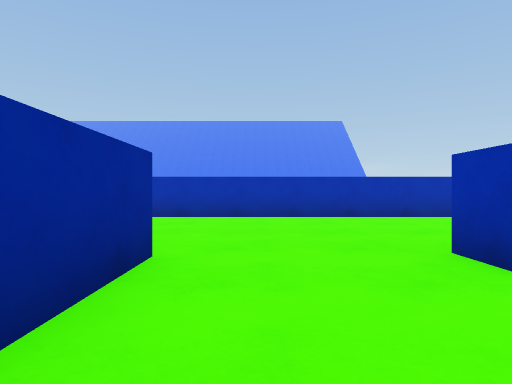
view 1 (above)

24 first-person views from a walk through a 3-D level made in the Unity game engine. The camera is 0.62 m above the floor, looks level and sees 75° across. The floor is counted in squares, 1 m on a side. Each view is taken from the middle of a square. On the plan, view 1 faces up. The plan holds only what a view shows up to about 10 squares ahead; the rest is blank. The place goes on beyond the plan. The player character is not drawn.

view 2
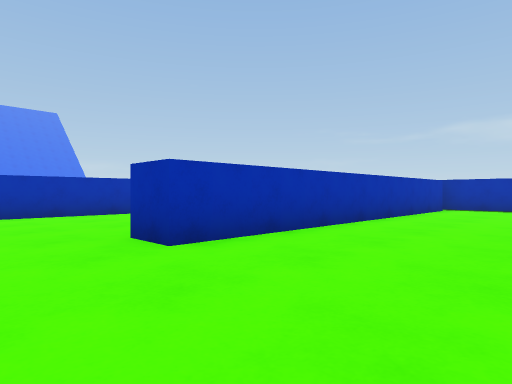

view 3
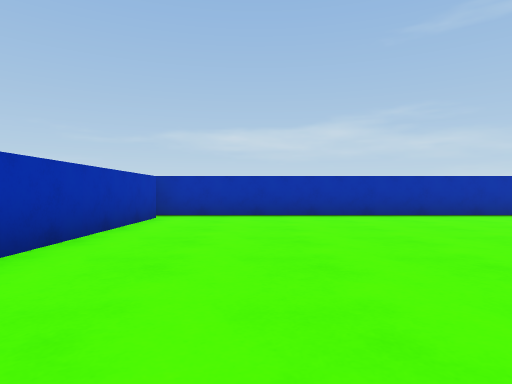

view 4
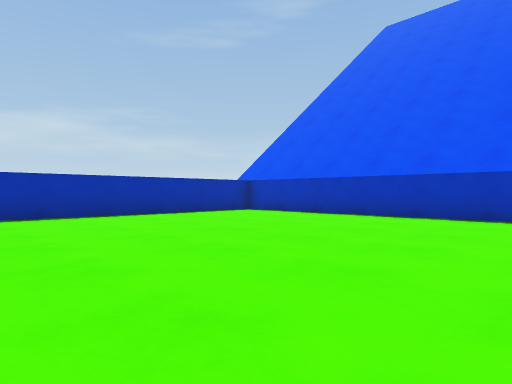

view 5
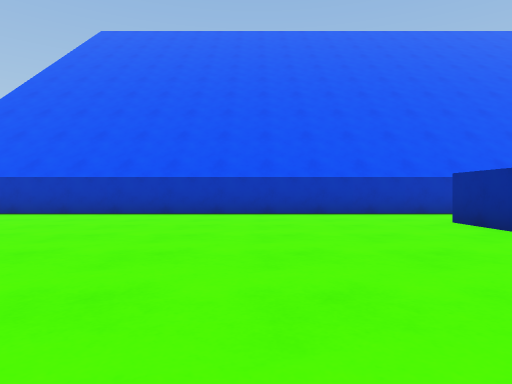

view 6
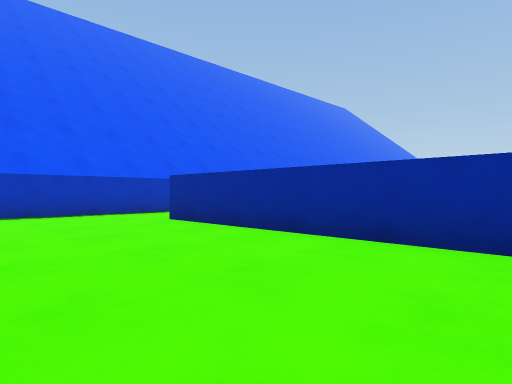

view 7
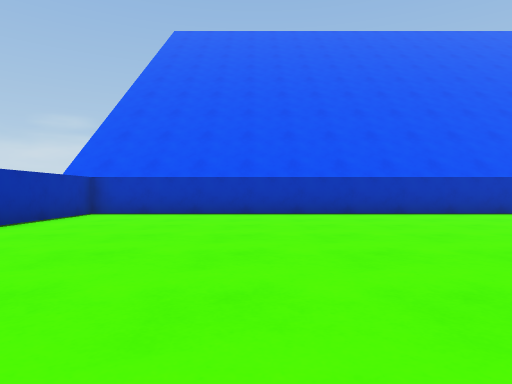

view 8
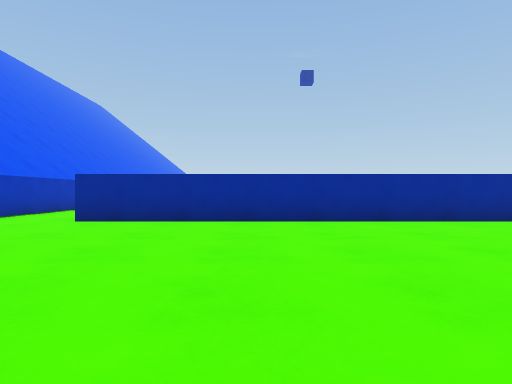

view 9
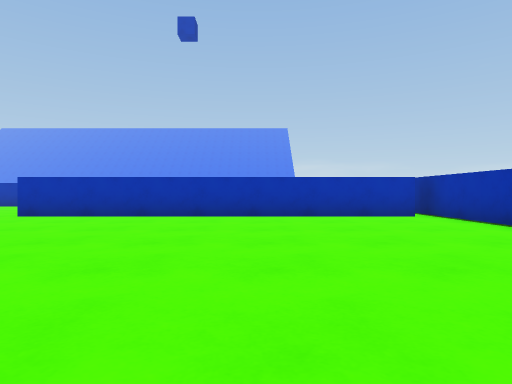

view 10
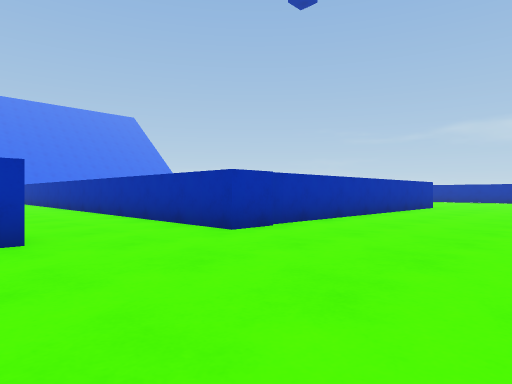

view 11
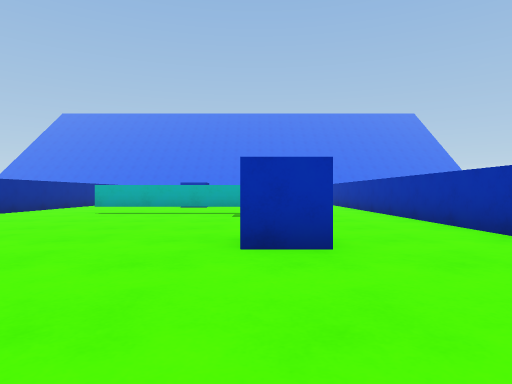

view 12
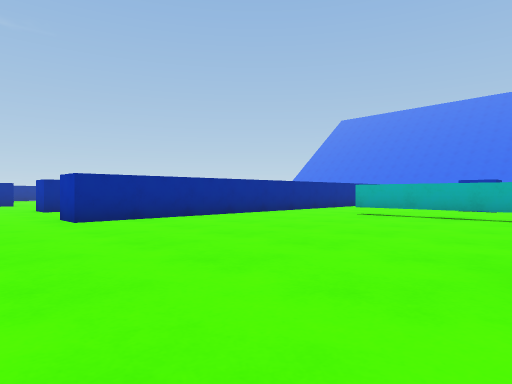

view 13
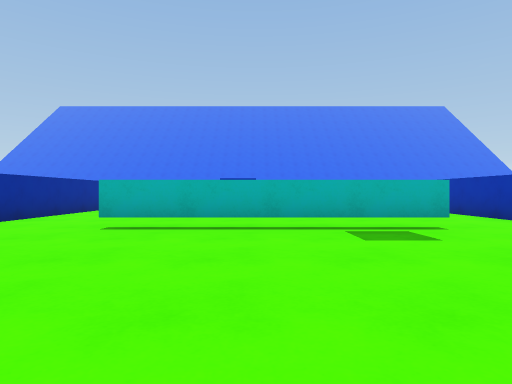

view 14
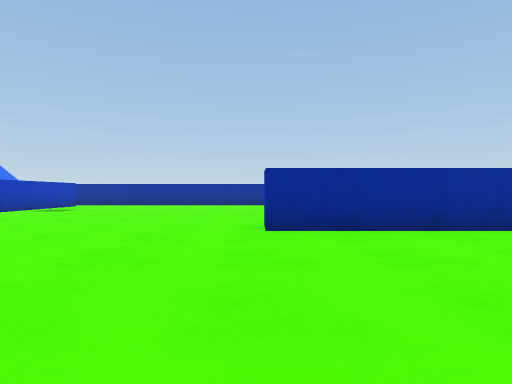

view 15
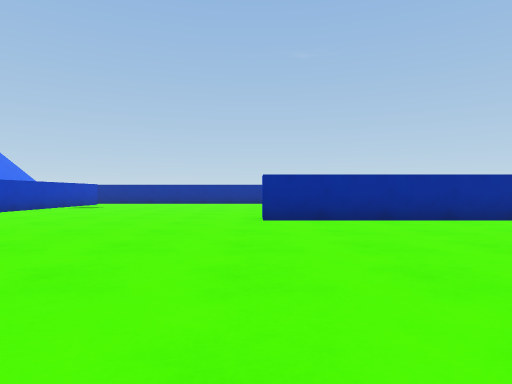

view 16
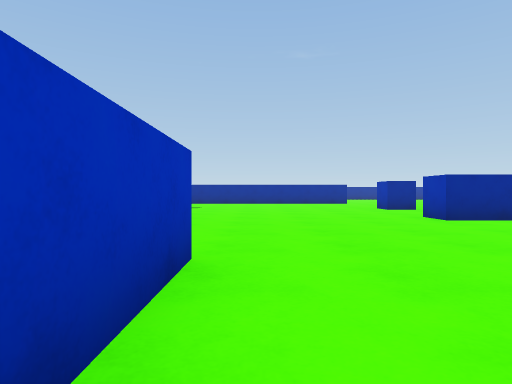

view 17
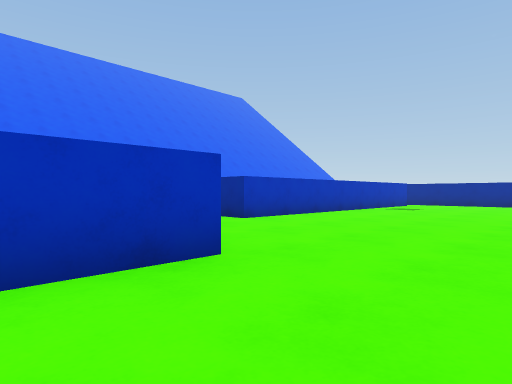

view 18
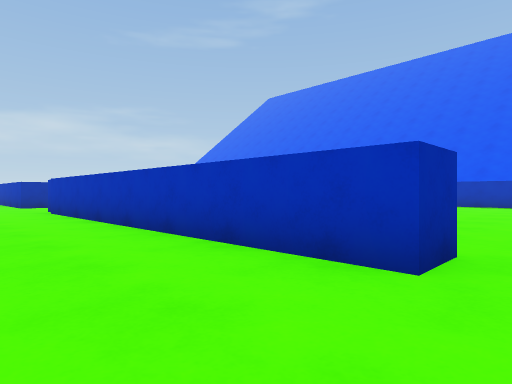

view 19
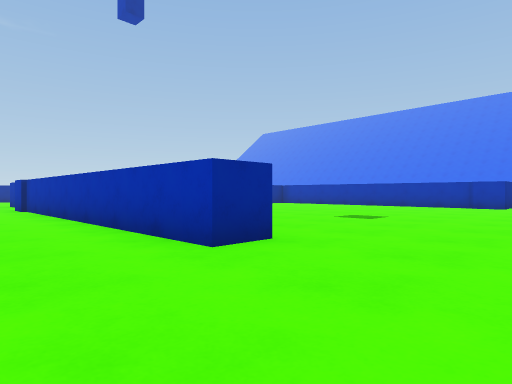

view 20
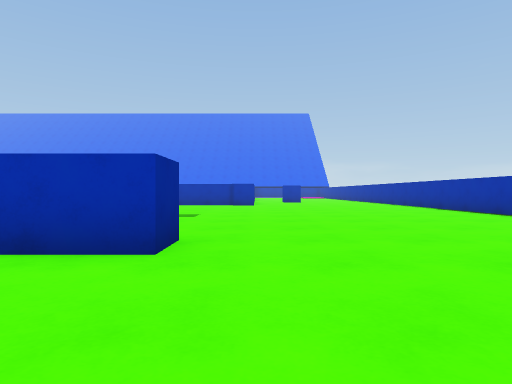

view 21
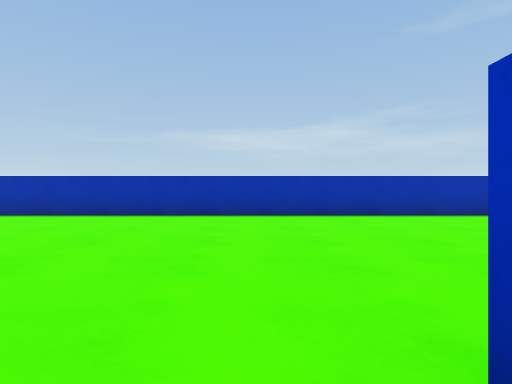

view 22
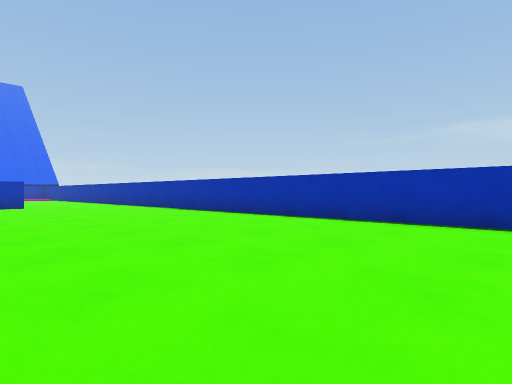

view 23
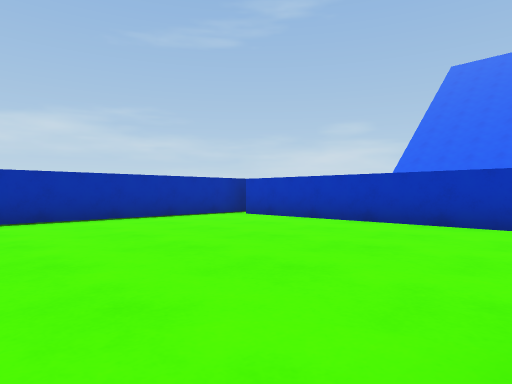

view 24
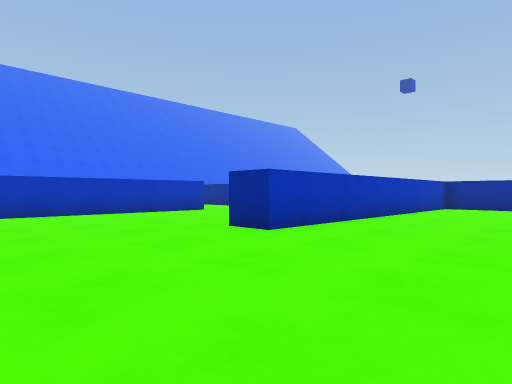

### Floor plan
Key: @ floor where view 1 was taken; # wall or solid block; . floor; C blue cube; T thing the floor can be seen under or through; O other object.
Columns run from 20 left of view 1 to 13 right of it. Each row starts with its distance up from view 1.
 18    #..  OO    .#          .......#
 17    #...........#         ........#
 16    #...........#        .........#
 15    #...TTTTTT..#       ..........#
 14    #...........#      ...........#
 13    #...........#      ...........#
 12    #...........#   ..............#
 11    #...........#  ...............#
 10    #...........#  ...............#
  9    #.......C...###########.......#
  8 .................................#
  7 .................................#
  6 .................................#
  5 .................................#
  4 .................................#
  3 ........############..############
  2 .........          #.............#
  1 ....... .          #.............#
  0   ###.  .          #@............#
 -1         ..         #.............#
 -2         ..         #.............#
 -3         ..         #.............#
 -4         ..         #.............#
 -5                    #.............#
 -6                    #.............#
 -7                   ...............#
 -8                  ................#
 -9                 .................#
-10                 ##################

Positions as (right, up) in squares from view 1, and headings:
1: (0, 0), facing up
2: (0, -1), facing up-right
3: (4, 0), facing right
4: (4, -1), facing down-right
5: (3, 0), facing down
6: (3, 0), facing down-left
7: (8, 0), facing down
8: (6, -3), facing left
9: (8, -6), facing up
10: (-9, 4), facing up-right
11: (-9, 5), facing up
12: (-9, 6), facing up-left
13: (-11, 9), facing up
14: (-11, 8), facing left
15: (-9, 8), facing left
16: (-9, 4), facing left
17: (-10, 6), facing down-left
18: (-13, 6), facing down-right
19: (8, 6), facing up-left
20: (6, 5), facing up
21: (4, 10), facing right
22: (6, 10), facing up-right
23: (5, 10), facing down-right
24: (9, 13), facing down-left
